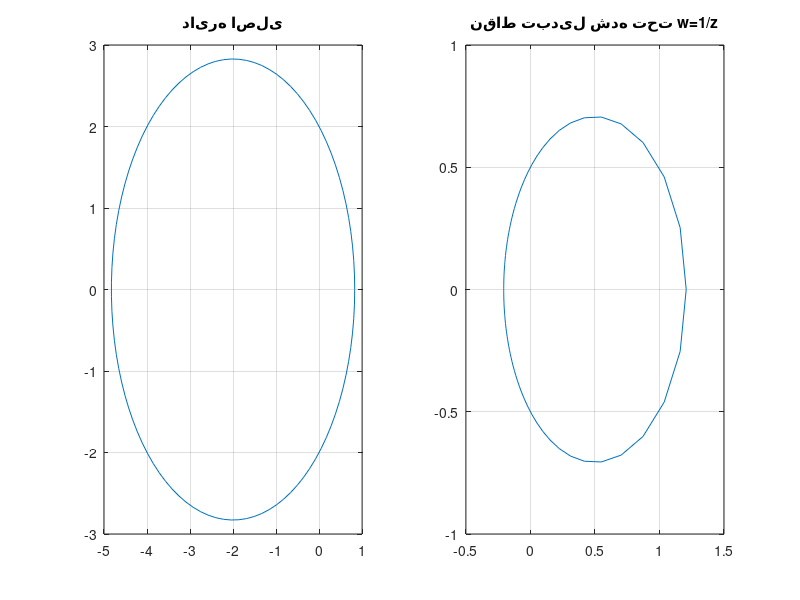

The MATLAB script that drew this image:
radius = sqrt(8); 
center_x = -2; 
center_y = 0;

theta=linspace(0,360); 
x=center_x+radius*cosd(theta); 
y=center_y+radius*sind(theta);

z=x+y*sqrt(-1);
w=ones(size(z))./z;

subplot(121);
plot(x,y);
title('دایره اصلی');
grid on;

subplot(122);
plot(real(w),imag(w));
title('نقاط تبدیل شده تحت w=1/z');
grid on;
